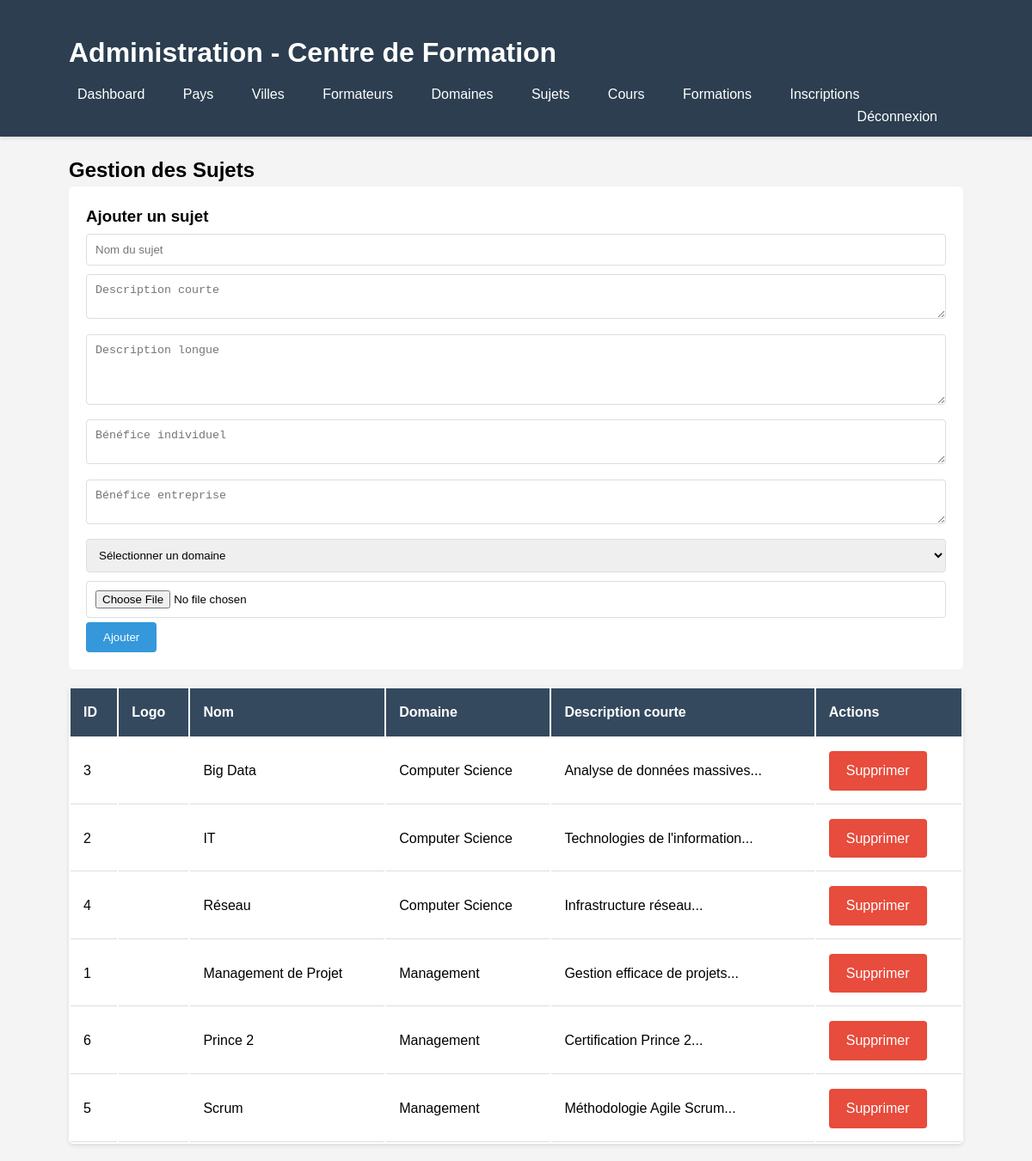
The page /admin/gestion_sujets.php (signed in) on the database its author committed.
### tables this page shows
CREATE TABLE `sujets` (
  `id` int(11) NOT NULL,
  `name` varchar(100) NOT NULL,
  `shortDescription` text DEFAULT NULL,
  `longDescription` text DEFAULT NULL,
  `individualBenefit` text DEFAULT NULL,
  `businessBenefit` text DEFAULT NULL,
  `logo` varchar(255) DEFAULT NULL,
  `domaine_id` int(11) DEFAULT NULL
);

CREATE TABLE `domaines` (
  `id` int(11) NOT NULL,
  `name` varchar(100) NOT NULL,
  `description` text DEFAULT NULL
);

### admin/gestion_sujets.php (the view, shortened to what this page needs)
<?php
include '../includes/connection.php';
?>
<!DOCTYPE html>
<html>
<head>
    <link rel="stylesheet" href="../css/style.css">
</head>
<body>
    <?php include 'includes/admin_header.php'; ?>
    <div class="container">
        <h2>Gestion des Sujets</h2>
        <form method="POST" class="admin-form" enctype="multipart/form-data">
            <h3>Ajouter un sujet</h3>
            <input type="text" name="name" placeholder="Nom du sujet" required>
            <textarea name="shortDescription" placeholder="Description courte" rows="2" required></textarea>
            <textarea name="longDescription" placeholder="Description longue" rows="4"></textarea>
            <textarea name="individualBenefit" placeholder="Bénéfice individuel" rows="2"></textarea>
            <textarea name="businessBenefit" placeholder="Bénéfice entreprise" rows="2"></textarea>
            <select name="domaine_id" required>
                <option value="">Sélectionner un domaine</option>
            </select>
            <input type="file" name="logo" accept="image/*">
            <button type="submit" name="add" class="btn">Ajouter</button>
        </form>
        <table class="admin-table">
            <thead>
                <tr>
                    <th>ID</th>
                    <th>Logo</th>
                    <th>Nom</th>
                    <th>Domaine</th>
                    <th>Description courte</th>
                    <th>Actions</th>
                </tr>
            </thead>
            <tbody>
                <?php
                $query = $bdd->query("SELECT s.*, d.name as domaine_name
                                     FROM sujets s
                                     JOIN domaines d ON s.domaine_id = d.id
                                     ORDER BY d.name, s.name");
                while($sujet = $query->fetch()) {
                    echo "<tr>";
                    echo "<td>".$sujet['id']."</td>";
                    echo "<td>";
                    echo "</td>";
                    echo "<td>".$sujet['name']."</td>";
                    echo "<td>".$sujet['domaine_name']."</td>";
                    echo "<td>".substr($sujet['shortDescription'], 0, 50)."...</td>";
                    echo "<td>";
                    echo "<a href='gestion_sujets.php?delete=".$sujet['id']."' onclick='return confirm(\"Êtes-vous sûr?\")' class='btn btn-danger'>Supprimer</a>";
                    echo "</td>";
                    echo "</tr>";
                }
                ?>
            </tbody>
        </table>
    </div>
</body>
</html>

### css/style.css (style rules this page uses)
* { margin: 0; padding: 0; box-sizing: border-box; }
body { font-family: Arial, sans-serif; background-color: #f4f4f4; line-height: 1.6; }
.container { width: 90%; max-width: 1200px; margin: 0 auto; padding: 20px; }
form input, form select, form textarea { width: 100%; padding: 10px; margin: 5px 0; border: 1px solid #ddd; border-radius: 4px; }
.btn { background-color: #3498db; color: white; padding: 10px 20px; border: none; border-radius: 4px; cursor: pointer; text-decoration: none; display: inline-block; transition: background 0.3s; }
.btn-danger { background-color: #e74c3c; }
.admin-form { background: white; padding: 20px; border-radius: 5px; margin-bottom: 20px; }
.admin-table { width: 100%; background: white; border-radius: 5px; overflow: hidden; box-shadow: 0 2px 5px rgba(0,0,0,0.1); }
.admin-table th { background-color: #34495e; color: white; padding: 15px; text-align: left; }
.admin-table td { padding: 15px; border-bottom: 1px solid #ddd; }

### rows shown on the page
sujets: id "3", name "Big Data", domaine.name "Computer Science", shortDescription "Analyse de données massives"
sujets: id "2", name "IT", domaine.name "Computer Science", shortDescription "Technologies de l'information"
sujets: id "4", name "Réseau", domaine.name "Computer Science", shortDescription "Infrastructure réseau"
sujets: id "1", name "Management de Projet", domaine.name "Management", shortDescription "Gestion efficace de projets"
sujets: id "6", name "Prince 2", domaine.name "Management", shortDescription "Certification Prince 2"
sujets: id "5", name "Scrum", domaine.name "Management", shortDescription "Méthodologie Agile Scrum"
